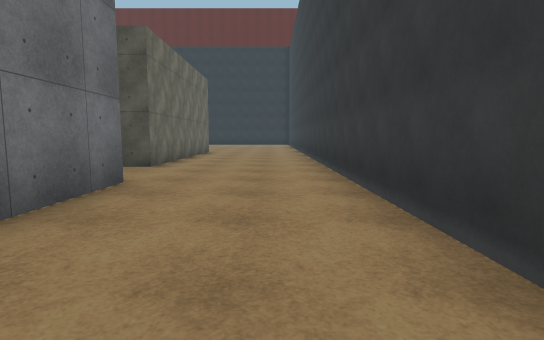
view 1 (above)

24 first-person views from a walk through a 3-D level made in the Unity game engine. The camera is 1.4 m above the floor, tilts 6° down and sees 80° across. The floor is counted in squares, 2 m on a side. Each view is taken from the middle of a square. On the plan, view 1 faces up. The plan holds only what a view shows up to about 10 squares ahead; the rest is blank. The place goes on beyond the plan. Surface patterns are stand-ins for the level's own textures.

view 2
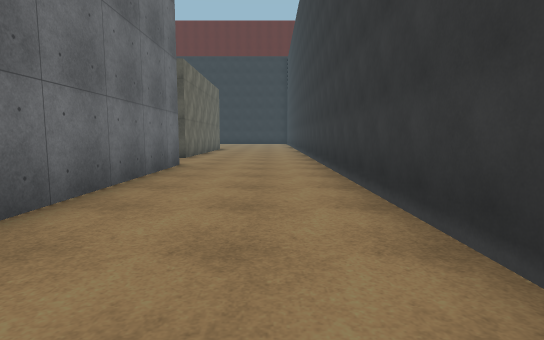

view 3
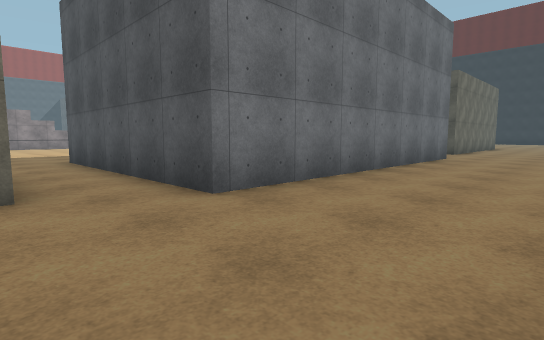

view 4
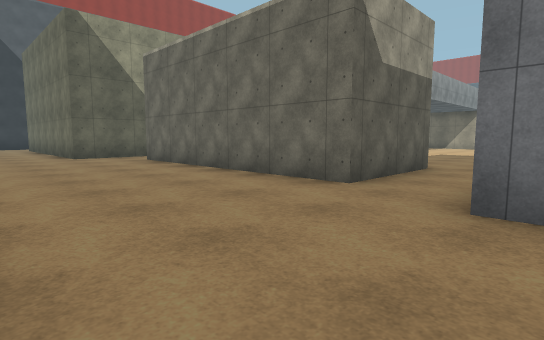

view 5
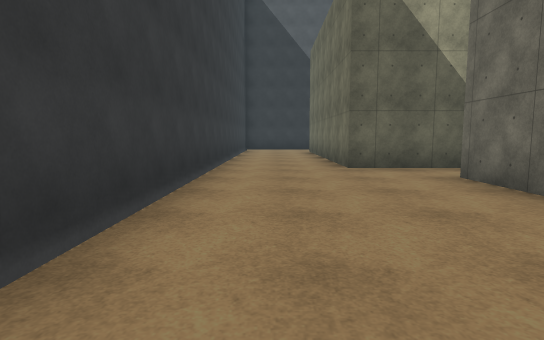

view 6
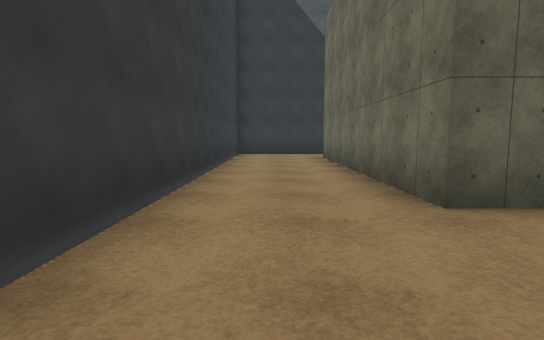

view 7
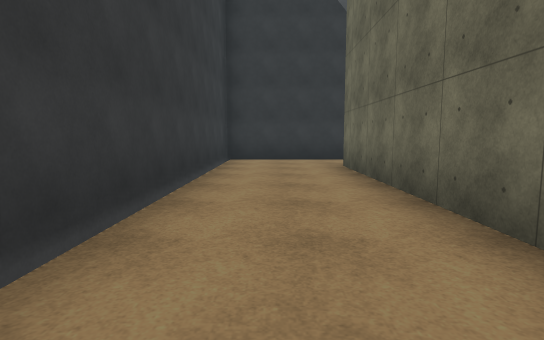

view 8
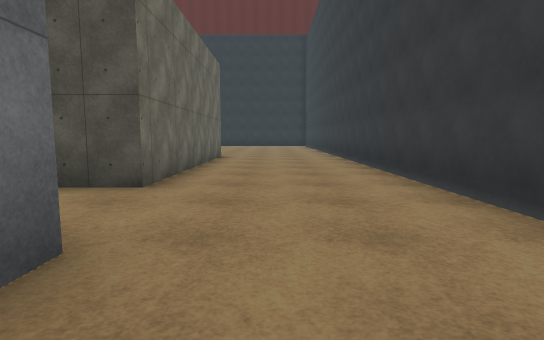

view 9
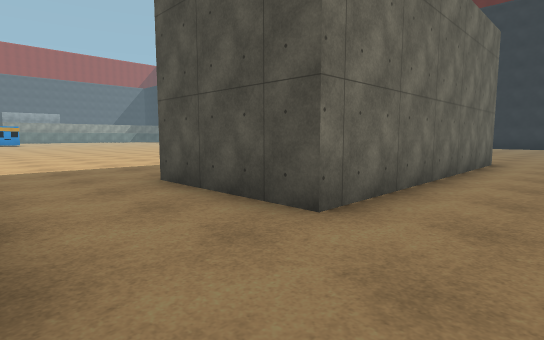

view 10
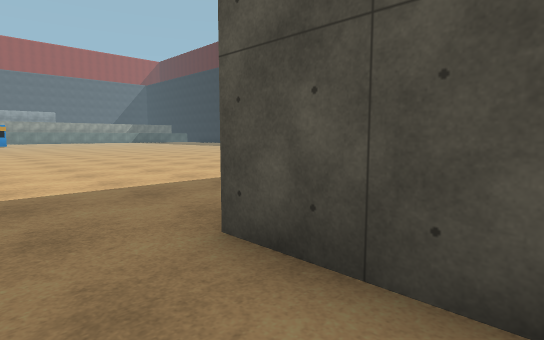

view 11
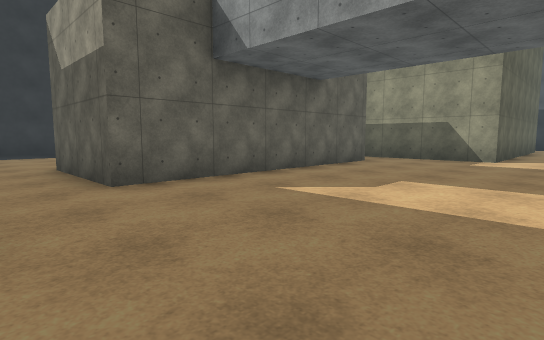

view 12
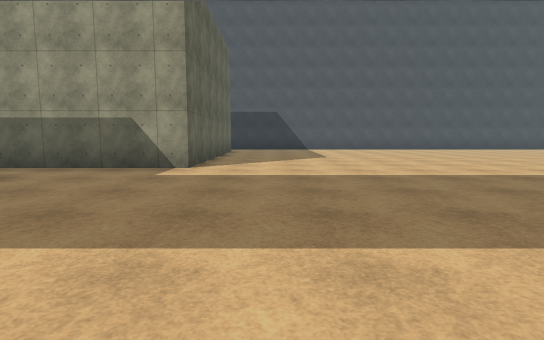

view 13
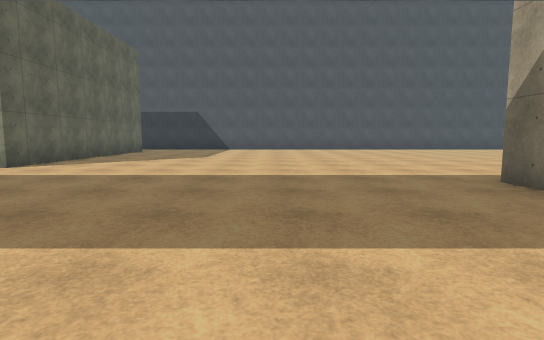

view 14
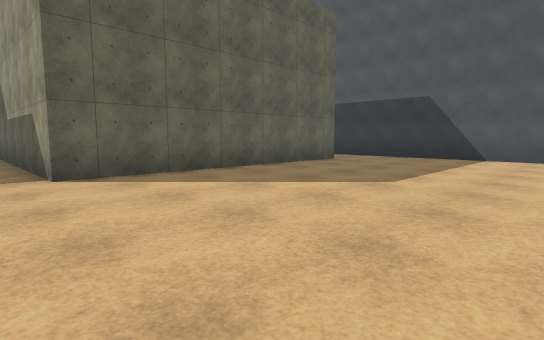

view 15
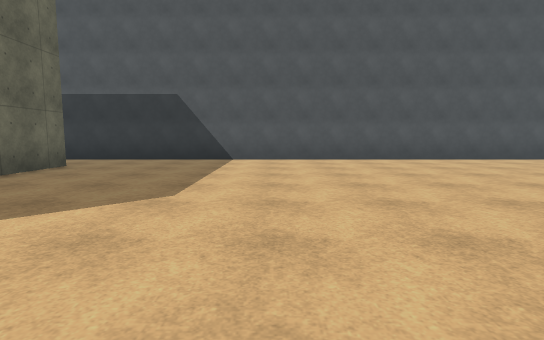

view 16
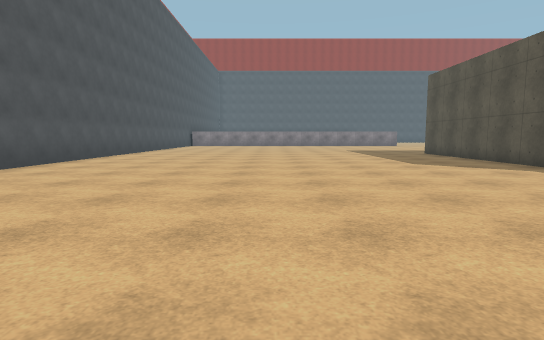

view 17
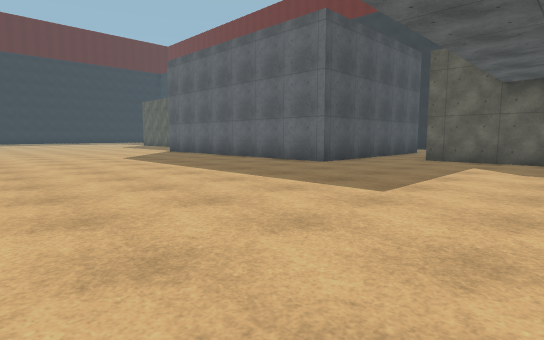

view 18
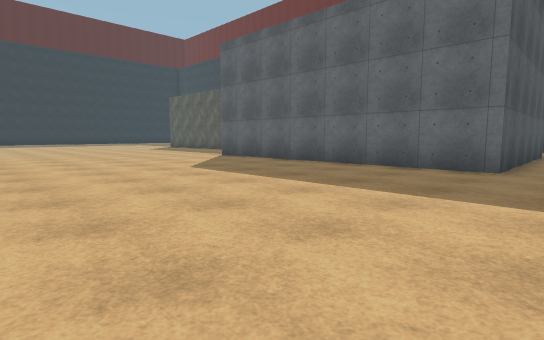

view 19
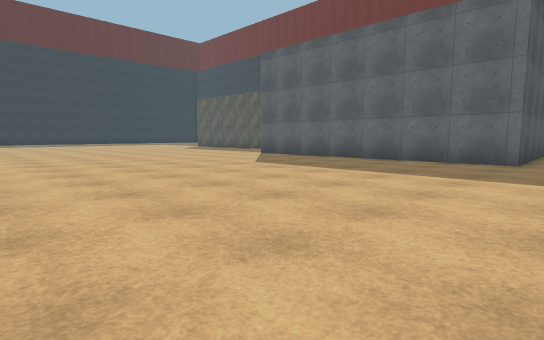

view 20
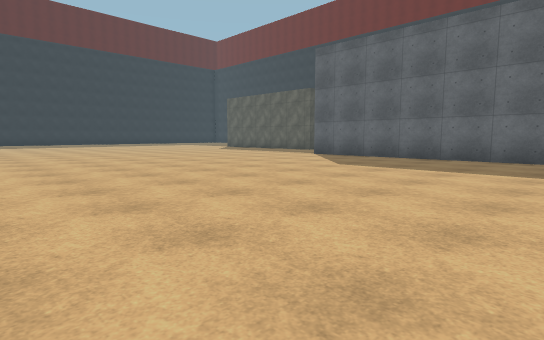

view 21
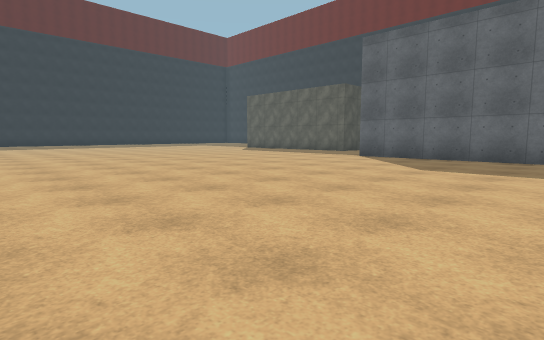

view 22
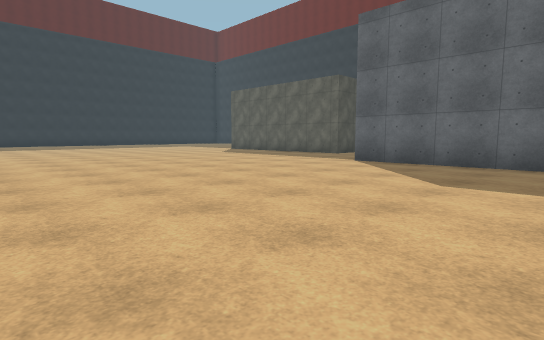

view 23
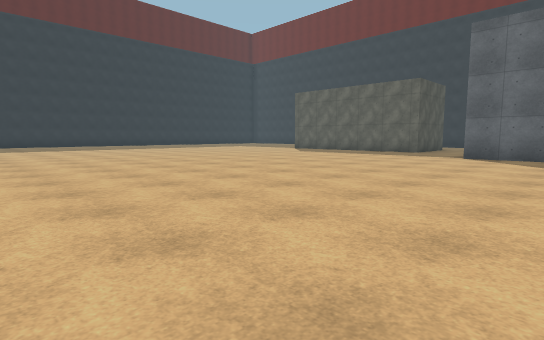

view 24
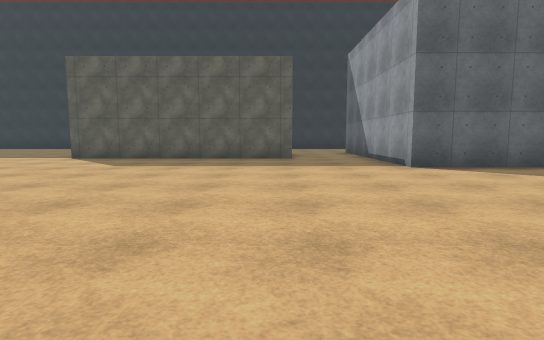

### Floor plan
Points are (right, up) in squares from view 1. A wall is a line through its corners. A room is listed if a view was taken in it or the views show most of it. See-through windows are left out.
Room 1 (views 1, 2, 3, 4, 5, 6, 7, 8, 9)
walls: (1.4, -5.9) (1.4, -5); (1.4, -1.5) (1.4, 13.1); (-3.2, -5.6) (-3.2, -12.5); (-2.3, 5) (-2.3, -3.8); (-1.7, -14.1) (-1.7, -21.6); (-2.8, 13.5) (-2.8, 7.4); (-0.5, -23.6) (1.4, -23.6) (1.4, -8.5)
ways out: opening at (-3, -13) to room 2; opening at (-3, -5) to room 2; opening at (-2.5, 6.5) to room 2; opening at (-1.5, -22.5) to room 2
Room 2 (views 10, 11, 12, 13, 14, 15, 16, 17, 18, 19, 20, 21, 22, 23, 24)
walls: (-18.5, -11.1) (-18.5, -12); (-20.2, -11.9) (-23.1, -11.9); (-6.3, -12.5) (-6.3, -5.6) (-3.2, -5.6); (-2.3, -3.8) (-8.8, -3.8) (-8.8, 4.9) (-5.9, 4.9); (-2.8, 7.4) (-6, 7.4); (-9.2, -21.6) (-9.2, -14.1) (-1.7, -14.1); (-23.1, -23.6) (-7.8, -23.6); (-2.2, -23.6) (-0.5, -23.6)
ways out: opening at (-3, -13) to room 1; opening at (-3, -5) to room 1; opening at (-2.5, 6.5) to room 1; opening at (-1.5, -22.5) to room 1

Where each view was taken, in squares from view 1:
view 1: 0 up, 0 right, facing up
view 2: 3 down, 0 right, facing up
view 3: 6 down, 1 right, facing up-left
view 4: 3 down, 1 right, facing down-left
view 5: 7 down, 0 right, facing down
view 6: 11 down, 0 right, facing down
view 7: 14 down, 0 right, facing down
view 8: 3 up, 1 left, facing up
view 9: 5 up, 1 left, facing up-left
view 10: 6 up, 4 left, facing up-left
view 11: 4 down, 11 left, facing down-right
view 12: 7 down, 11 left, facing down
view 13: 7 down, 15 left, facing down
view 14: 13 down, 15 left, facing down-right
view 15: 14 down, 14 left, facing down
view 16: 18 down, 13 left, facing left
view 17: 9 down, 16 left, facing up-right
view 18: 5 down, 16 left, facing up-right
view 19: 5 down, 18 left, facing up-right
view 20: 3 down, 19 left, facing up-right
view 21: 1 down, 19 left, facing up-right
view 22: 0 up, 17 left, facing up-right
view 23: 2 up, 20 left, facing up-right
view 24: 8 up, 16 left, facing right
